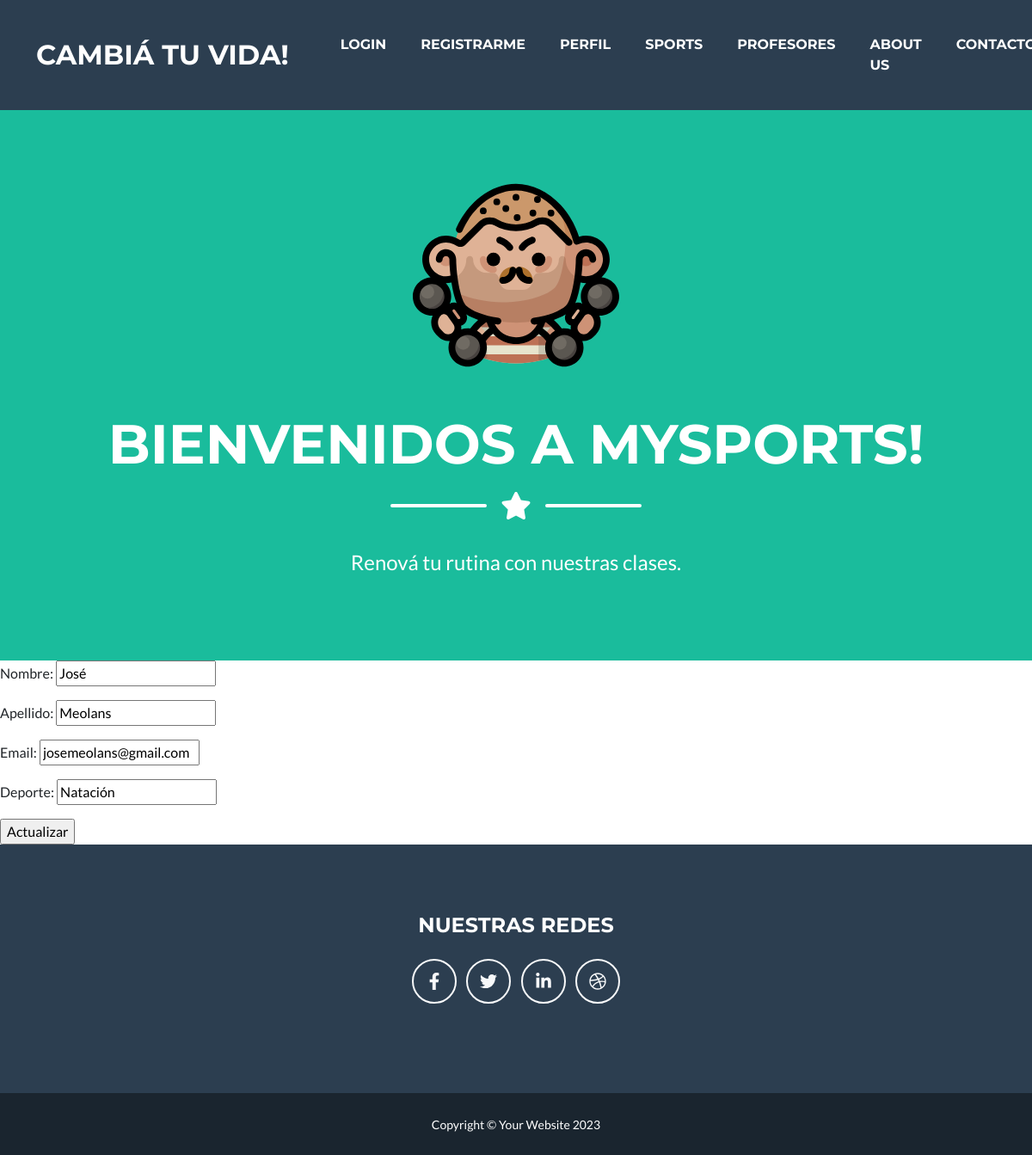
Page /app-sports/edit-profe/1/ on the committed database.
### libreria/models.py (models this page shows, shortened)
class Profesor(models.Model):
    nombre = models.CharField(max_length=50)
    apellido = models.CharField(max_length=50)
    email = models.EmailField((""), max_length=254)
    deporte = models.CharField(max_length=50)

### libreria/views.py (the view)
# urls.py: path('edit-profe/<int:id>/', editarProfesor, name='editarProfesor'),
def editarProfesor(request, id):
    print('method: ', request.method)
    print ('post: ', request.POST)
    profesor = Profesor.objects.get(id=id)
    if request.method == 'POST':
        miForm = ProfeForm(request.POST)
        if miForm.is_valid():
            data = miForm.cleaned_data
            profesor.nombre = data['nombre']
            profesor.apellido = data['apellido']
            profesor.email = data['email']
            profesor.deporte = data ['deporte']
            profesor.save()
            return HttpResponseRedirect('/app-sports/')
        else:
            return render (request,'inicio.html', {'mensaje': 'Formulario inválido.'})
    else:
        miForm = ProfeForm(initial={
            "nombre" : profesor.nombre ,
            "apellido" : profesor.apellido ,
            "email" : profesor.email,
            "deporte" : profesor.deporte ,
            })
    return render (request, 'editarForm.html', {'miForm': miForm, 'id': profesor.id})

### libreria/forms.py
class ProfeForm(forms.Form):
    nombre = forms.CharField(max_length=50)
    apellido = forms.CharField(max_length=50)
    email = forms.EmailField(max_length=254)
    deporte = forms.CharField(max_length=50)

### libreria/templates/editarForm.html
{% extends 'base.html' %}
{% load static %}
{% block ReciclableContenido %}
<form action="{% url 'editarProfesor' id %}" method="post"> {% csrf_token %}
    {{miForm.as_p}}
    <input type="submit" value="Actualizar">
</form>
{% endblock ReciclableContenido %}

### rows in the picture
Profesor: nombre "José", apellido "Meolans", email "josemeolans@gmail.com", deporte "Natación"
